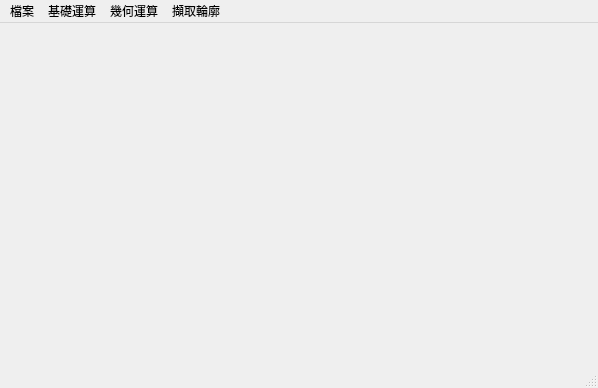
<?xml version="1.0" encoding="UTF-8"?>
<ui version="4.0">
 <class>MainWindow</class>
 <widget class="QMainWindow" name="MainWindow">
  <property name="geometry">
   <rect>
    <x>0</x>
    <y>0</y>
    <width>598</width>
    <height>388</height>
   </rect>
  </property>
  <property name="windowTitle">
   <string>MainWindow</string>
  </property>
  <widget class="QWidget" name="centralwidget"/>
  <widget class="QMenuBar" name="menubar">
   <property name="geometry">
    <rect>
     <x>0</x>
     <y>0</y>
     <width>598</width>
     <height>25</height>
    </rect>
   </property>
   <widget class="QMenu" name="menu">
    <property name="title">
     <string>檔案</string>
    </property>
    <addaction name="OpenFile"/>
    <addaction name="SaveFile"/>
    <addaction name="Close"/>
   </widget>
   <widget class="QMenu" name="menu_2">
    <property name="title">
     <string>基礎運算</string>
    </property>
    <addaction name="Source"/>
    <addaction name="Gray"/>
    <addaction name="Histogram"/>
    <addaction name="FixedThreshold"/>
    <addaction name="OTSUThreshold"/>
    <addaction name="separator"/>
    <addaction name="Equalize_Gray"/>
    <addaction name="Overlay_Image"/>
    <addaction name="Overlay_Text"/>
   </widget>
   <widget class="QMenu" name="menu_3">
    <property name="title">
     <string>幾何運算</string>
    </property>
    <addaction name="Translation"/>
    <addaction name="HorMirror"/>
    <addaction name="VerMirror"/>
    <addaction name="Transpose"/>
    <addaction name="Scale"/>
    <addaction name="Rotate"/>
   </widget>
   <widget class="QMenu" name="menu_4">
    <property name="title">
     <string>擷取輪廓</string>
    </property>
    <addaction name="Sobel"/>
    <addaction name="Roberts"/>
    <addaction name="Laplacian"/>
    <addaction name="Prewitt"/>
    <addaction name="separator"/>
    <addaction name="Thinning"/>
   </widget>
   <addaction name="menu"/>
   <addaction name="menu_2"/>
   <addaction name="menu_3"/>
   <addaction name="menu_4"/>
  </widget>
  <widget class="QStatusBar" name="statusbar"/>
  <action name="OpenFile">
   <property name="text">
    <string>開啟舊檔</string>
   </property>
  </action>
  <action name="Close">
   <property name="text">
    <string>關閉程式</string>
   </property>
  </action>
  <action name="Gray">
   <property name="text">
    <string>灰階轉換</string>
   </property>
  </action>
  <action name="Source">
   <property name="text">
    <string>顯示原圖</string>
   </property>
  </action>
  <action name="FixedThreshold">
   <property name="text">
    <string>二值化（固定門閥值）</string>
   </property>
  </action>
  <action name="OTSUThreshold">
   <property name="text">
    <string>二值化（OTSU）</string>
   </property>
  </action>
  <action name="Histogram">
   <property name="text">
    <string>直方圖</string>
   </property>
  </action>
  <action name="Equalize_Gray">
   <property name="text">
    <string>灰階均化</string>
   </property>
  </action>
  <action name="SaveFile">
   <property name="text">
    <string>儲存檔案</string>
   </property>
  </action>
  <action name="Translation">
   <property name="text">
    <string>圖形移動</string>
   </property>
  </action>
  <action name="HorMirror">
   <property name="text">
    <string>水平翻轉</string>
   </property>
  </action>
  <action name="VerMirror">
   <property name="text">
    <string>上下翻轉</string>
   </property>
  </action>
  <action name="Transpose">
   <property name="text">
    <string>圖形轉置</string>
   </property>
  </action>
  <action name="Scale">
   <property name="text">
    <string>圖形縮放</string>
   </property>
  </action>
  <action name="Rotate">
   <property name="text">
    <string>圖形旋轉</string>
   </property>
  </action>
  <action name="Sobel">
   <property name="text">
    <string>Sobel</string>
   </property>
  </action>
  <action name="Roberts">
   <property name="text">
    <string>Roberts</string>
   </property>
  </action>
  <action name="Laplacian">
   <property name="text">
    <string>Laplacian</string>
   </property>
  </action>
  <action name="Prewitt">
   <property name="text">
    <string>Prewitt</string>
   </property>
  </action>
  <action name="Thinning">
   <property name="text">
    <string>細線化</string>
   </property>
  </action>
  <action name="Overlay_Image">
   <property name="text">
    <string>Overlay Image</string>
   </property>
  </action>
  <action name="Overlay_Text">
   <property name="text">
    <string>Overlay Text</string>
   </property>
  </action>
 </widget>
 <resources/>
 <connections>
  <connection>
   <sender>OpenFile</sender>
   <signal>activated()</signal>
   <receiver>MainWindow</receiver>
   <slot>slotOpenFile()</slot>
   <hints>
    <hint type="sourcelabel">
     <x>-1</x>
     <y>-1</y>
    </hint>
    <hint type="destinationlabel">
     <x>298</x>
     <y>193</y>
    </hint>
   </hints>
  </connection>
  <connection>
   <sender>Close</sender>
   <signal>activated()</signal>
   <receiver>MainWindow</receiver>
   <slot>slotClose()</slot>
   <hints>
    <hint type="sourcelabel">
     <x>-1</x>
     <y>-1</y>
    </hint>
    <hint type="destinationlabel">
     <x>298</x>
     <y>193</y>
    </hint>
   </hints>
  </connection>
  <connection>
   <sender>Gray</sender>
   <signal>activated()</signal>
   <receiver>MainWindow</receiver>
   <slot>slotGray()</slot>
   <hints>
    <hint type="sourcelabel">
     <x>-1</x>
     <y>-1</y>
    </hint>
    <hint type="destinationlabel">
     <x>298</x>
     <y>193</y>
    </hint>
   </hints>
  </connection>
  <connection>
   <sender>Source</sender>
   <signal>activated()</signal>
   <receiver>MainWindow</receiver>
   <slot>slotSource()</slot>
   <hints>
    <hint type="sourcelabel">
     <x>-1</x>
     <y>-1</y>
    </hint>
    <hint type="destinationlabel">
     <x>298</x>
     <y>193</y>
    </hint>
   </hints>
  </connection>
  <connection>
   <sender>FixedThreshold</sender>
   <signal>activated()</signal>
   <receiver>MainWindow</receiver>
   <slot>slotFixedThreshold()</slot>
   <hints>
    <hint type="sourcelabel">
     <x>-1</x>
     <y>-1</y>
    </hint>
    <hint type="destinationlabel">
     <x>298</x>
     <y>193</y>
    </hint>
   </hints>
  </connection>
  <connection>
   <sender>OTSUThreshold</sender>
   <signal>activated()</signal>
   <receiver>MainWindow</receiver>
   <slot>slotOTSUThreshold()</slot>
   <hints>
    <hint type="sourcelabel">
     <x>-1</x>
     <y>-1</y>
    </hint>
    <hint type="destinationlabel">
     <x>298</x>
     <y>193</y>
    </hint>
   </hints>
  </connection>
  <connection>
   <sender>Histogram</sender>
   <signal>activated()</signal>
   <receiver>MainWindow</receiver>
   <slot>slotHistogram()</slot>
   <hints>
    <hint type="sourcelabel">
     <x>-1</x>
     <y>-1</y>
    </hint>
    <hint type="destinationlabel">
     <x>298</x>
     <y>193</y>
    </hint>
   </hints>
  </connection>
  <connection>
   <sender>Equalize_Gray</sender>
   <signal>activated()</signal>
   <receiver>MainWindow</receiver>
   <slot>slotEqualize()</slot>
   <hints>
    <hint type="sourcelabel">
     <x>-1</x>
     <y>-1</y>
    </hint>
    <hint type="destinationlabel">
     <x>298</x>
     <y>193</y>
    </hint>
   </hints>
  </connection>
  <connection>
   <sender>SaveFile</sender>
   <signal>activated()</signal>
   <receiver>MainWindow</receiver>
   <slot>slotSaveFile()</slot>
   <hints>
    <hint type="sourcelabel">
     <x>-1</x>
     <y>-1</y>
    </hint>
    <hint type="destinationlabel">
     <x>298</x>
     <y>193</y>
    </hint>
   </hints>
  </connection>
  <connection>
   <sender>Translation</sender>
   <signal>activated()</signal>
   <receiver>MainWindow</receiver>
   <slot>slotTranslation()</slot>
   <hints>
    <hint type="sourcelabel">
     <x>-1</x>
     <y>-1</y>
    </hint>
    <hint type="destinationlabel">
     <x>298</x>
     <y>193</y>
    </hint>
   </hints>
  </connection>
  <connection>
   <sender>HorMirror</sender>
   <signal>activated()</signal>
   <receiver>MainWindow</receiver>
   <slot>slotHorMirror()</slot>
   <hints>
    <hint type="sourcelabel">
     <x>-1</x>
     <y>-1</y>
    </hint>
    <hint type="destinationlabel">
     <x>298</x>
     <y>193</y>
    </hint>
   </hints>
  </connection>
  <connection>
   <sender>VerMirror</sender>
   <signal>activated()</signal>
   <receiver>MainWindow</receiver>
   <slot>slotVerMirror()</slot>
   <hints>
    <hint type="sourcelabel">
     <x>-1</x>
     <y>-1</y>
    </hint>
    <hint type="destinationlabel">
     <x>298</x>
     <y>193</y>
    </hint>
   </hints>
  </connection>
  <connection>
   <sender>Transpose</sender>
   <signal>activated()</signal>
   <receiver>MainWindow</receiver>
   <slot>slotTranspose()</slot>
   <hints>
    <hint type="sourcelabel">
     <x>-1</x>
     <y>-1</y>
    </hint>
    <hint type="destinationlabel">
     <x>298</x>
     <y>193</y>
    </hint>
   </hints>
  </connection>
  <connection>
   <sender>Scale</sender>
   <signal>activated()</signal>
   <receiver>MainWindow</receiver>
   <slot>slotScale()</slot>
   <hints>
    <hint type="sourcelabel">
     <x>-1</x>
     <y>-1</y>
    </hint>
    <hint type="destinationlabel">
     <x>298</x>
     <y>193</y>
    </hint>
   </hints>
  </connection>
  <connection>
   <sender>Rotate</sender>
   <signal>activated()</signal>
   <receiver>MainWindow</receiver>
   <slot>slotRotate()</slot>
   <hints>
    <hint type="sourcelabel">
     <x>-1</x>
     <y>-1</y>
    </hint>
    <hint type="destinationlabel">
     <x>298</x>
     <y>193</y>
    </hint>
   </hints>
  </connection>
  <connection>
   <sender>Sobel</sender>
   <signal>activated()</signal>
   <receiver>MainWindow</receiver>
   <slot>slotSobel()</slot>
   <hints>
    <hint type="sourcelabel">
     <x>-1</x>
     <y>-1</y>
    </hint>
    <hint type="destinationlabel">
     <x>298</x>
     <y>193</y>
    </hint>
   </hints>
  </connection>
  <connection>
   <sender>Roberts</sender>
   <signal>activated()</signal>
   <receiver>MainWindow</receiver>
   <slot>slotRoberts()</slot>
   <hints>
    <hint type="sourcelabel">
     <x>-1</x>
     <y>-1</y>
    </hint>
    <hint type="destinationlabel">
     <x>298</x>
     <y>193</y>
    </hint>
   </hints>
  </connection>
  <connection>
   <sender>Laplacian</sender>
   <signal>activated()</signal>
   <receiver>MainWindow</receiver>
   <slot>slotLaplacian()</slot>
   <hints>
    <hint type="sourcelabel">
     <x>-1</x>
     <y>-1</y>
    </hint>
    <hint type="destinationlabel">
     <x>298</x>
     <y>193</y>
    </hint>
   </hints>
  </connection>
  <connection>
   <sender>Prewitt</sender>
   <signal>activated()</signal>
   <receiver>MainWindow</receiver>
   <slot>slotPrewitt()</slot>
   <hints>
    <hint type="sourcelabel">
     <x>-1</x>
     <y>-1</y>
    </hint>
    <hint type="destinationlabel">
     <x>298</x>
     <y>193</y>
    </hint>
   </hints>
  </connection>
  <connection>
   <sender>Thinning</sender>
   <signal>activated()</signal>
   <receiver>MainWindow</receiver>
   <slot>slotThinning()</slot>
   <hints>
    <hint type="sourcelabel">
     <x>-1</x>
     <y>-1</y>
    </hint>
    <hint type="destinationlabel">
     <x>298</x>
     <y>193</y>
    </hint>
   </hints>
  </connection>
  <connection>
   <sender>Overlay_Image</sender>
   <signal>activated()</signal>
   <receiver>MainWindow</receiver>
   <slot>slotOverlayImage()</slot>
   <hints>
    <hint type="sourcelabel">
     <x>-1</x>
     <y>-1</y>
    </hint>
    <hint type="destinationlabel">
     <x>298</x>
     <y>193</y>
    </hint>
   </hints>
  </connection>
  <connection>
   <sender>Overlay_Text</sender>
   <signal>activated()</signal>
   <receiver>MainWindow</receiver>
   <slot>slotOverlayText()</slot>
   <hints>
    <hint type="sourcelabel">
     <x>-1</x>
     <y>-1</y>
    </hint>
    <hint type="destinationlabel">
     <x>298</x>
     <y>193</y>
    </hint>
   </hints>
  </connection>
 </connections>
 <slots>
  <slot>slotClose()</slot>
  <slot>slotOpenFile()</slot>
  <slot>slotGray()</slot>
  <slot>slotSource()</slot>
  <slot>slotFixedThreshold()</slot>
  <slot>slotOTSUThreshold()</slot>
  <slot>slotHistogram()</slot>
  <slot>slotEqualize()</slot>
  <slot>slotSaveFile()</slot>
  <slot>slotTranslation()</slot>
  <slot>slotHorMirror()</slot>
  <slot>slotVerMirror()</slot>
  <slot>slotTranspose()</slot>
  <slot>slotScale()</slot>
  <slot>slotRotate()</slot>
  <slot>slotSobel()</slot>
  <slot>slotRoberts()</slot>
  <slot>slotLaplacian()</slot>
  <slot>slotPrewitt()</slot>
  <slot>slotThinning()</slot>
  <slot>slotOverlayImage()</slot>
  <slot>slotOverlayText()</slot>
 </slots>
</ui>
